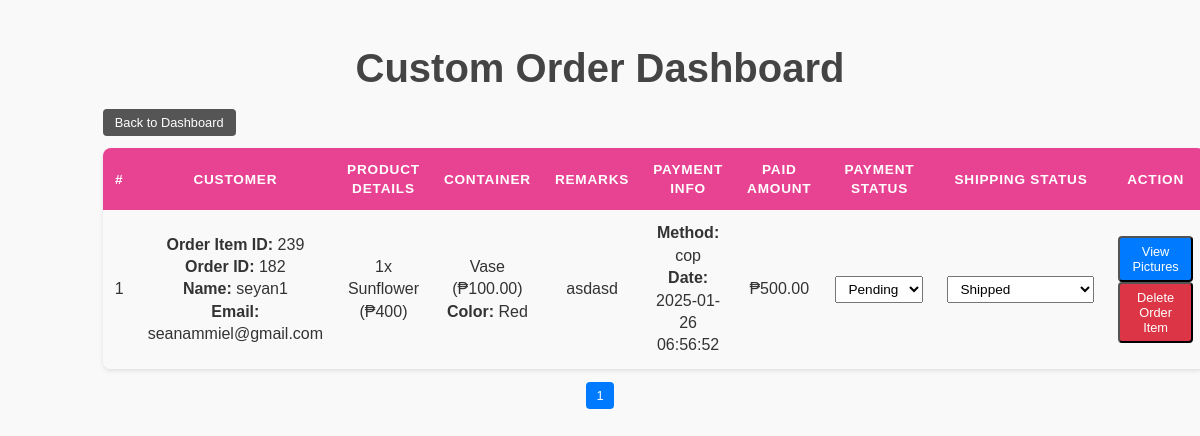
Page /admin/customize/customize-order.php on the earlier database version.
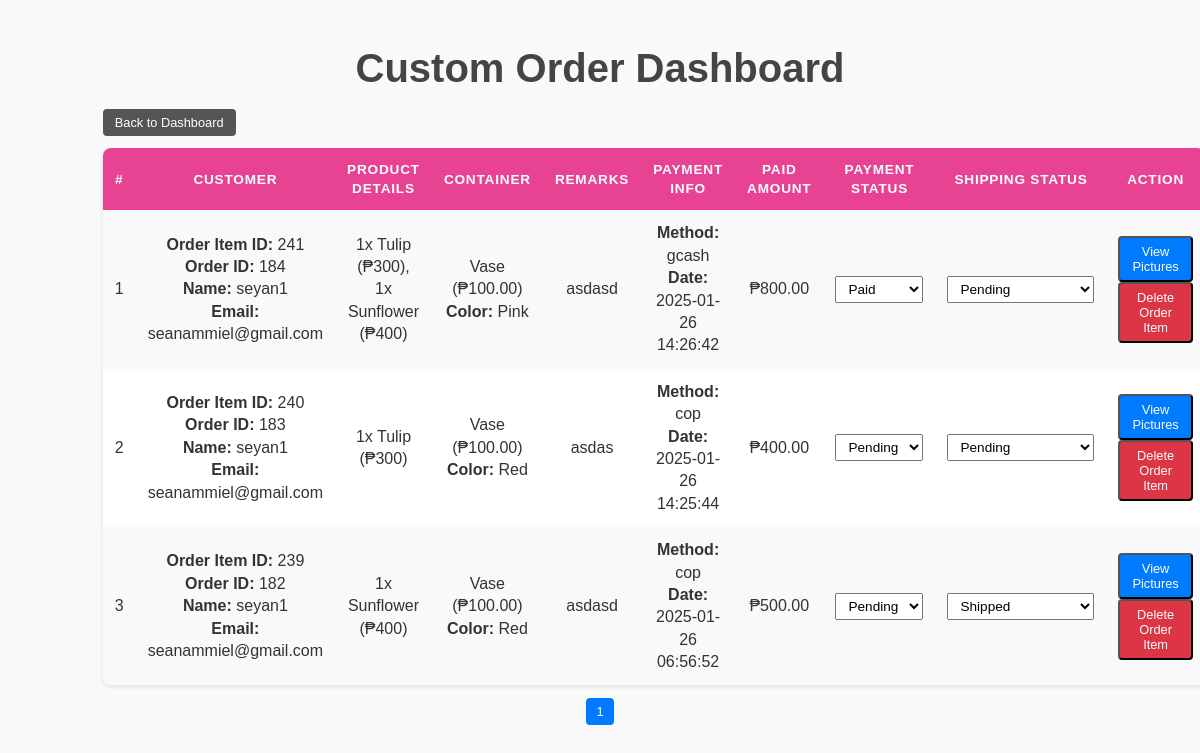
Same page on the later database version.
### tables this page shows
CREATE TABLE `custom_orderitems` (
  `orderitem_id` int(11) NOT NULL,
  `order_id` int(11) NOT NULL,
  `flower_details` text DEFAULT NULL,
  `container_type` varchar(255) NOT NULL,
  `container_color` varchar(255) NOT NULL,
  `flower_price` decimal(10,2) NOT NULL,
  `container_price` decimal(10,2) NOT NULL,
  `color_price` decimal(10,2) NOT NULL,
  `remarks` varchar(100) NOT NULL,
  `total_price` decimal(10,2) NOT NULL
);

CREATE TABLE `custom_order` (
  `order_id` int(11) NOT NULL,
  `cust_id` int(11) NOT NULL,
  `customer_name` varchar(255) NOT NULL,
  `customer_email` varchar(255) NOT NULL,
  `shipping_address` text NOT NULL,
  `total_price` decimal(10,2) NOT NULL,
  `order_date` timestamp NOT NULL DEFAULT current_timestamp()
);

CREATE TABLE `custom_payment` (
  `cpayment_id` int(11) NOT NULL,
  `orderitem_id` int(100) NOT NULL,
  `order_id` int(11) NOT NULL,
  `customer_name` varchar(255) NOT NULL,
  `customer_email` varchar(255) NOT NULL,
  `reference_number` varchar(255) DEFAULT NULL,
  `amount_paid` decimal(10,2) NOT NULL,
  `payment_method` enum('gcash','cop','','') NOT NULL,
  `payment_status` enum('Pending','Paid','Failed') DEFAULT 'Pending',
  `shipping_status` enum('Pending','Shipped','Delivered','Cancelled','ReadyForPickup') DEFAULT 'Pending',
  `order_date` datetime NOT NULL,
  `created_at` timestamp NOT NULL DEFAULT current_timestamp(),
  `updated_at` timestamp NOT NULL DEFAULT current_timestamp() ON UPDATE current_timestamp()
);

### admin/customize/customize-order.php (the view, shortened to what the changed rows need)
<?php
include("../inc/config.php");
$results_per_page = 8;
$total_query = $pdo->prepare("SELECT COUNT(*) FROM custom_orderitems");
$total_query->execute();
$total_orderitems = $total_query->fetchColumn();
$total_pages = ceil($total_orderitems / $results_per_page);
$current_page = isset($_GET['page']) && is_numeric($_GET['page']) ? (int) $_GET['page'] : 1;
$current_page = max(1, min($current_page, $total_pages));
$starting_limit = ($current_page - 1) * $results_per_page;
$query = $pdo->prepare(
    "SELECT
        coi.orderitem_id,
        co.order_id,
        co.customer_name,
        co.customer_email,
        co.shipping_address,
        co.order_date,
        coi.flower_details AS product_details,
        CONCAT(coi.container_type, ' (₱', coi.container_price, ')') AS container_type,
        coi.container_color AS container_color,
        coi.remarks AS remarks,
        cp.payment_method,
        cp.amount_paid,
        cp.payment_status,
        cp.shipping_status,
        ci.expected_image,
        cf.final_image
    FROM custom_orderitems coi
    LEFT JOIN custom_order co ON coi.order_id = co.order_id
    LEFT JOIN custom_payment cp ON co.order_id = cp.order_id
    LEFT JOIN custom_images ci ON coi.orderitem_id = ci.orderitem_id
    LEFT JOIN custom_finalimages cf ON coi.orderitem_id = cf.orderitem_id
    ORDER BY coi.orderitem_id DESC
    LIMIT :starting_limit, :results_per_page"
);
$query->bindValue(':starting_limit', $starting_limit, PDO::PARAM_INT);
$query->bindValue(':results_per_page', $results_per_page, PDO::PARAM_INT);
$query->execute();
$orderitems = $query->fetchAll(PDO::FETCH_ASSOC);
?>
<!DOCTYPE html>
<html lang="en">
<head>
</head>
<body>
    <div class="container">
        <table class="custom-table">
            <thead>
                <tr>
                    <th>#</th>
                    <th>Customer</th>
                    <th>Product Details</th>
                    <th>Container</th>
                    <th>Remarks</th>
                    <th>Payment Info</th>
                    <th>Paid Amount</th>
                    <th>Payment Status</th>
                    <th>Shipping Status</th>
                    <th>Action</th>
                </tr>
            </thead>
            <tbody>
                <?php foreach ($orderitems as $index => $orderitem): ?>
                    <tr>
                        <td><?= $starting_limit + $index + 1; ?></td>
                        <td>
                            <strong>Order Item ID:</strong> <?= htmlspecialchars($orderitem['orderitem_id']); ?><br>
                            <strong>Order ID:</strong> <?= htmlspecialchars($orderitem['order_id']); ?><br>
                            <strong>Name:</strong> <?= htmlspecialchars($orderitem['customer_name']); ?><br>
                            <strong>Email:</strong> <?= htmlspecialchars($orderitem['customer_email']); ?>
                        </td>
                        <td><?= htmlspecialchars($orderitem['product_details'] ?? 'N/A'); ?></td>
                        <td>
                            <?= htmlspecialchars($orderitem['container_type'] ?? 'N/A'); ?><br>
                            <strong>Color:</strong> <?= htmlspecialchars($orderitem['container_color'] ?? 'N/A'); ?>
                        </td>
                        <td><?= htmlspecialchars($orderitem['remarks'] ?? 'N/A'); ?></td>
                        <td>
                            <strong>Method:</strong> <?= htmlspecialchars($orderitem['payment_method'] ?? 'N/A'); ?><br>
                            <strong>Date:</strong> <?= htmlspecialchars($orderitem['order_date'] ?? 'N/A'); ?>
                        </td>
                        <td>₱<?= number_format($orderitem['amount_paid'] ?? 0, 2); ?></td>
                        <td>
                            <select class="form-control change-status"
                                data-orderitem-id="<?= $orderitem['orderitem_id']; ?>" data-field="payment_status">
                                <option value="Pending" <?= $orderitem['payment_status'] == 'Pending' ? 'selected' : ''; ?>>
                                    Pending</option>
                                <option value="Paid" <?= $orderitem['payment_status'] == 'Paid' ? 'selected' : ''; ?>>Paid
                                </option>
                            </select>
                        </td>
                        <td>
                            <select class="form-control change-status"
                                data-orderitem-id="<?= $orderitem['orderitem_id']; ?>" data-field="shipping_status">
                                <option value="Pending" <?= $orderitem['shipping_status'] == 'Pending' ? 'selected' : ''; ?>>
                                    Pending</option>
                                <option value="Shipped" <?= $orderitem['shipping_status'] == 'Shipped' ? 'selected' : ''; ?>>
                                    Shipped</option>
                            </select>
                        </td>
                        <td>
                            <button class="btn btn-info btn-sm"
                                onclick="viewImages(<?= $orderitem['orderitem_id']; ?>, <?= $orderitem['order_id']; ?>, '<?= htmlspecialchars($orderitem['expected_image'] ?? ''); ?>', '<?= htmlspecialchars($orderitem['final_image'] ?? ''); ?>')">
                                View Pictures
                            </button>
                            <button class="btn btn-danger btn-sm" onclick="deleteOrder(<?= $orderitem['order_id']; ?>)">
                                Delete Order Item
                            </button>
                        </td>
                    </tr>
                <?php endforeach; ?>
            </tbody>
        </table>
        <div class="pagination">
            <?php for ($page = 1; $page <= $total_pages; $page++): ?>
                <a href="?page=<?= $page; ?>" class="btn <?= $page == $current_page ? 'active' : ''; ?>">
                    <?= $page; ?>
                </a>
            <?php endfor; ?>
        </div>
    </div>
</body>
</html>

Differences in the rows shown:
added custom_orderitems: index "1", orderitem_id "241", custom_order.order_id "184", custom_order.customer_name "seyan1", custom_order.customer_email "seanammiel@gmail.com", flower_details "1x Tulip (₱300), 1x Sunflower (₱400)", container_type "Vase (₱100.00)", container_color "Pink", remarks "asdasd", custom_payment.payment_method "gcash", custom_order.order_date "2025-01-26 14:26:42", custom_payment.amount_paid "800.00", orderitem_id "Paid", orderitem_id "Pending"
added custom_orderitems: index "2", orderitem_id "240", custom_order.order_id "183", custom_order.customer_name "seyan1", custom_order.customer_email "seanammiel@gmail.com", flower_details "1x Tulip (₱300)", container_type "Vase (₱100.00)", container_color "Red", remarks "asdas", custom_payment.payment_method "cop", custom_order.order_date "2025-01-26 14:25:44", custom_payment.amount_paid "400.00", orderitem_id "Pending"
computed for custom_orderitems "1x Sunflower (₱400)": index "1" → "3"
